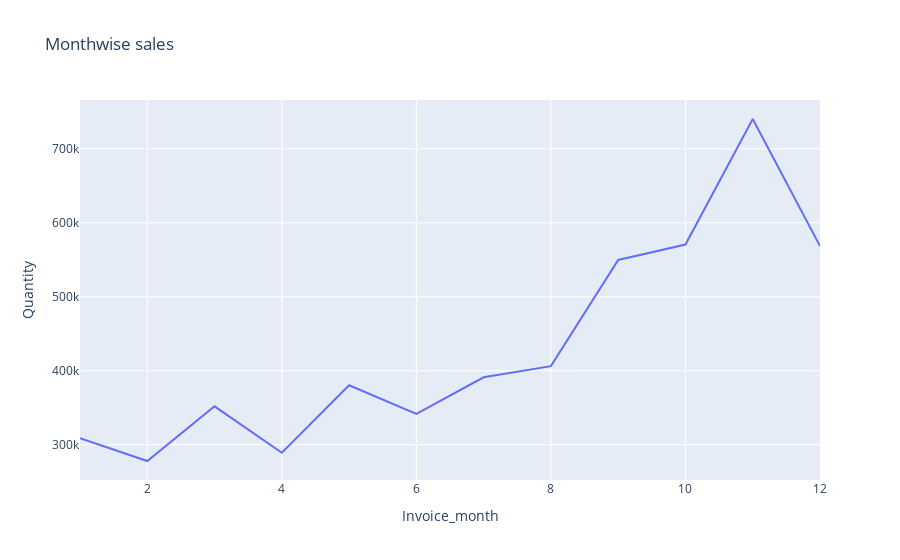

The notebook cell this image was saved under:
### Code cell
fig=px.line(df.groupby(by=['Invoice_month']).agg({'Quantity':'sum'}).reset_index(),x='Invoice_month',y='Quantity',title='Monthwise sales')
fig.show()

### Figure 1 — Plotly figure (JSON) as saved in the notebook; plotly's stock layout.template omitted (floating-point values rounded to 4 significant figures)
{"data": [{"hovertemplate": "Invoice_month=%{x}<br>Quantity=%{y}<extra></extra>", "legendgroup": "", "line": {"color": "#636efa", "dash": "solid"}, "marker": {"symbol": "circle"}, "mode": "lines", "name": "", "orientation": "v", "showlegend": false, "type": "scatter", "x": [1, 2, 3, 4, 5, 6, 7, 8, 9, 10, 11, 12], "xaxis": "x", "y": [308966, 277989, 351872, 289098, 380391, 341623, 391116, 406199, 549817, 570532, 740286, 568561], "yaxis": "y"}], "layout": {"legend": {"tracegroupgap": 0}, "title": {"text": "Monthwise sales"}, "xaxis": {"anchor": "y", "domain": [0, 1], "title": {"text": "Invoice_month"}}, "yaxis": {"anchor": "x", "domain": [0, 1], "title": {"text": "Quantity"}}}}
